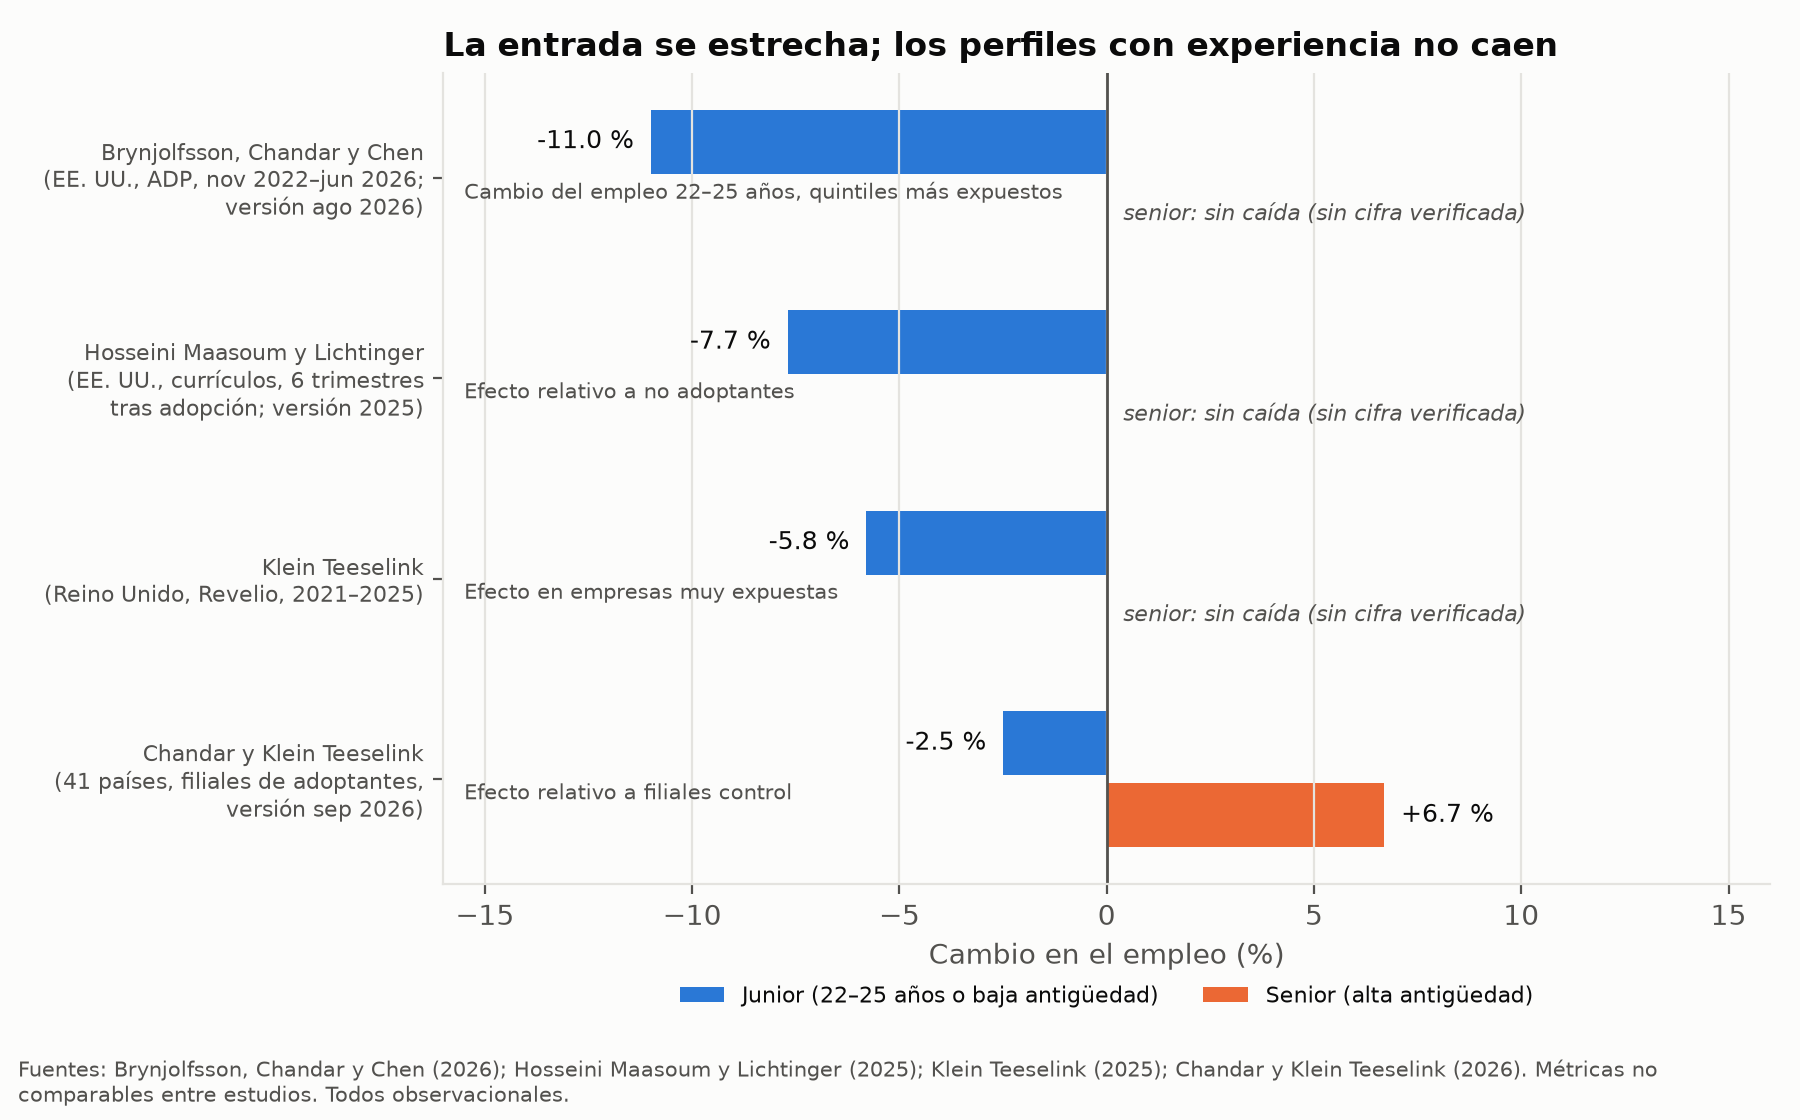

Python code for this plot:
"""Figura 4. Empleo junior frente a senior en ocupaciones o empresas expuestas a la IA.

Los cuatro estudios usan métricas distintas; no se deben comparar las barras entre estudios,
solo junior frente a senior dentro de cada estudio. NaN = el estudio no da una cifra puntual.
"""
import math
import matplotlib.pyplot as plt
import estilo

# estudio, métrica, junior (%), senior (%), estado de verificación
DATOS = [
    ("Brynjolfsson, Chandar y Chen\n(EE. UU., ADP, nov 2022–jun 2026;\nversión ago 2026)",
     "Cambio del empleo 22–25 años, quintiles más expuestos", -11.0, math.nan, "✅*; senior «sin brecha comparable», sin cifra verificada"),
    ("Hosseini Maasoum y Lichtinger\n(EE. UU., currículos, 6 trimestres\ntras adopción; versión 2025)",
     "Efecto relativo a no adoptantes", -7.7, math.nan, "✅*; senior «sin cambios», sin cifra"),
    ("Klein Teeselink\n(Reino Unido, Revelio, 2021–2025)",
     "Efecto en empresas muy expuestas", -5.8, math.nan, "✅*; senior «sin efecto», sin cifra"),
    ("Chandar y Klein Teeselink\n(41 países, filiales de adoptantes,\nversión sep 2026)",
     "Efecto relativo a filiales control", -2.5, 6.7, "✅*"),
]

def main():
    estilo.aplicar()
    fig, ax = plt.subplots(figsize=(9, 5.6))
    n = len(DATOS)
    alto = 0.36
    for i, (est, met, jun, sen, _) in enumerate(DATOS):
        y = n - 1 - i
        ax.barh(y + alto / 2, jun, height=alto - 0.04, color=estilo.SERIE_1, label="Junior (22–25 años o baja antigüedad)" if i == 0 else None)
        ax.text(jun - 0.4, y + alto / 2, f"{jun:+.1f} %", va="center", ha="right", fontsize=9, color=estilo.TEXT)
        if math.isnan(sen):
            ax.text(0.4, y - alto / 2, "senior: sin caída (sin cifra verificada)", va="center", ha="left", fontsize=8, color=estilo.TEXT2, style="italic")
        else:
            ax.barh(y - alto / 2, sen, height=alto - 0.04, color=estilo.SERIE_2, label="Senior (alta antigüedad)" if i == 3 else None)
            ax.text(sen + 0.4, y - alto / 2, f"{sen:+.1f} %", va="center", ha="left", fontsize=9, color=estilo.TEXT)
        ax.text(-15.5, y - 0.02, met, fontsize=7.5, color=estilo.TEXT2, va="top")
    ax.set_yticks(range(n))
    ax.set_yticklabels([d[0] for d in reversed(DATOS)], fontsize=8)
    ax.axvline(0, color=estilo.TEXT2, linewidth=1)
    ax.set_xlim(-16, 16)
    ax.set_xlabel("Cambio en el empleo (%)")
    ax.grid(axis="y", visible=False)
    ax.set_title("La entrada se estrecha; los perfiles con experiencia no caen")
    ax.legend(loc="upper center", bbox_to_anchor=(0.5, -0.1), ncol=2, frameon=False, fontsize=8)
    estilo.fuente(fig, "Fuentes: Brynjolfsson, Chandar y Chen (2026); Hosseini Maasoum y Lichtinger (2025); Klein Teeselink (2025); "
                       "Chandar y Klein Teeselink (2026). Métricas no comparables entre estudios. Todos observacionales.")
    fig.tight_layout(rect=(0, 0.06, 1, 1))
    fig.savefig("fig4_junior_senior.png", dpi=200)

if __name__ == "__main__":
    main()
